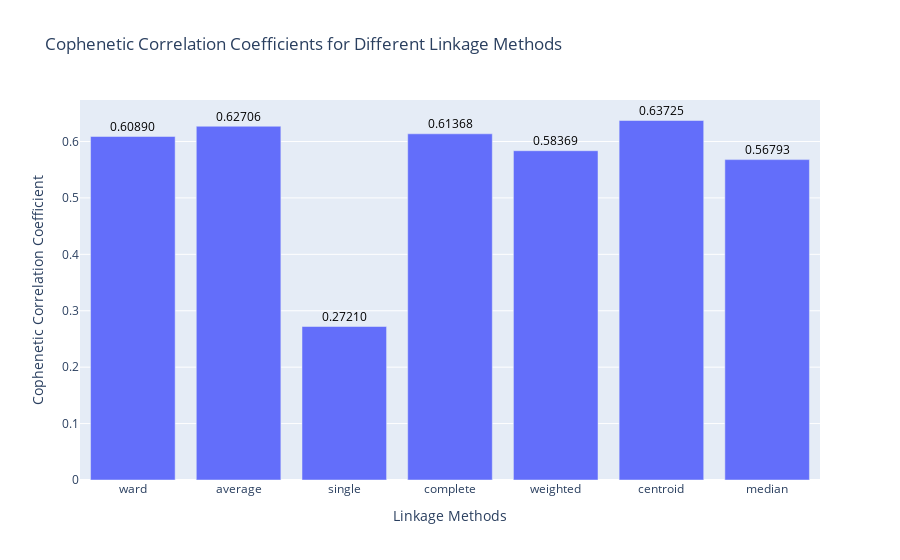

Source (notebook cell):
### Code cell
from scipy.cluster.hierarchy import dendrogram, linkage, cophenet
from scipy.spatial.distance import pdist
from sklearn.cluster import AgglomerativeClustering
import plotly.graph_objects as go
import pandas as pd
import numpy as np
import matplotlib.pyplot as plt

# Ensure your numerical and text features related to 'What They Did' are concatenated properly for clustering
features_combined = pd.concat([features_what, numerical_features], axis=1)

# Compute the linkage matrix using different linkage methods
linkage_methods = ['ward', 'average', 'single', 'complete', 'weighted', 'centroid', 'median']
cophenetic_values = []

# Perform the hierarchical clustering and calculate the cophenetic correlation for each linkage method
for method in linkage_methods:
    Z = linkage(features_combined, method)
    c, _ = cophenet(Z, pdist(features_combined))
    cophenetic_values.append(c)

# Create a bar plot to visualize cophenetic correlation coefficients
fig = go.Figure([go.Bar(x=linkage_methods, y=cophenetic_values)])

# Add title and axis labels
fig.update_layout(
    title="Cophenetic Correlation Coefficients for Different Linkage Methods",
    xaxis_title="Linkage Methods",
    yaxis_title="Cophenetic Correlation Coefficient",
    showlegend=False
)

# Optionally, add annotations on top of the bars
for i, val in enumerate(cophenetic_values):
    fig.add_annotation(
        x=linkage_methods[i],
        y=val,
        text=f"{val:.5f}",
        showarrow=False,
        font=dict(size=12, color="black"),
        align="center",
        yshift=10
    )

# Show the plot
fig.show()

# Now, perform Agglomerative Clustering using the 'ward' linkage method for 'What They Did'
agg_clustering = AgglomerativeClustering(n_clusters=2, linkage='average')  # Adjust the number of clusters as needed
data['Cluster_What'] = agg_clustering.fit_predict(features_what)

# Check the distribution of clusters for 'What They Did'
print("Cluster distribution for 'What They Did':")
print(data['Cluster_What'].value_counts())

# Visualize the distribution of clusters using a bar chart
plt.figure(figsize=(10, 6))
sns.countplot(x='Cluster_What', data=data, palette='viridis')
plt.title("Distribution of Clusters for 'What They Did'")
plt.xlabel("Cluster")
plt.ylabel("Frequency")
plt.tight_layout()
plt.show()

# Optionally, visualize the dendrogram (optional but informative) for the selected linkage method
plt.figure(figsize=(12, 8))
Z = linkage(features_combined, method='ward')  # Change the linkage method if desired
dendrogram(Z)
plt.title("Dendrogram for Agglomerative Clustering (Ward Method)", fontsize=14)
plt.xlabel('Data Points / Clusters', fontsize=12)
plt.ylabel('Distance', fontsize=12)
plt.show()

### Figure 1 — Plotly figure (JSON) as saved in the notebook; plotly's stock layout.template omitted (floating-point values rounded to 4 significant figures)
{"data": [{"type": "bar", "x": ["ward", "average", "single", "complete", "weighted", "centroid", "median"], "y": [0.6089, 0.6271, 0.2721, 0.6137, 0.5837, 0.6373, 0.5679]}], "layout": {"annotations": [{"align": "center", "font": {"color": "black", "size": 12}, "showarrow": false, "text": "0.60890", "x": "ward", "y": 0.6089, "yshift": 10}, {"align": "center", "font": {"color": "black", "size": 12}, "showarrow": false, "text": "0.62706", "x": "average", "y": 0.6271, "yshift": 10}, {"align": "center", "font": {"color": "black", "size": 12}, "showarrow": false, "text": "0.27210", "x": "single", "y": 0.2721, "yshift": 10}, {"align": "center", "font": {"color": "black", "size": 12}, "showarrow": false, "text": "0.61368", "x": "complete", "y": 0.6137, "yshift": 10}, {"align": "center", "font": {"color": "black", "size": 12}, "showarrow": false, "text": "0.58369", "x": "weighted", "y": 0.5837, "yshift": 10}, {"align": "center", "font": {"color": "black", "size": 12}, "showarrow": false, "text": "0.63725", "x": "centroid", "y": 0.6373, "yshift": 10}, {"align": "center", "font": {"color": "black", "size": 12}, "showarrow": false, "text": "0.56793", "x": "median", "y": 0.5679, "yshift": 10}], "showlegend": false, "title": {"text": "Cophenetic Correlation Coefficients for Different Linkage Methods"}, "xaxis": {"title": {"text": "Linkage Methods"}}, "yaxis": {"title": {"text": "Cophenetic Correlation Coefficient"}}}}
